Frame 1 (no input): blank canvas, image omitted
Frame 60 (the mouse pressed at the canvas centre just before this capture): blank canvas, image omitted
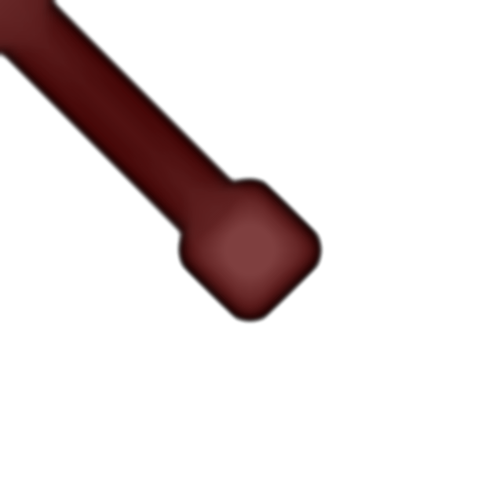
Frame 120 (the mouse held since frame 60 and released just before this capture)

The Processing sketch whose frames 1 and 60 were blank and that drew this single picture after the mouse press (run headless with seeded random() and noise(); from frame 60 on, the mouse is pressed at the canvas centre):

// Processing sketch: week3_portrait_hyeyoung
// ── week3_portrait_hyeyoung.pde
PGraphics canvas;
int canvas_width = 5100/8;
int canvas_height = 5100/8;

float ratioWidth = 1;
float ratioHeight = 1;
float ratio = 1;


void setup() {
  size (500, 500);
  background (255);
  colorMode(HSB, 100);
  frameRate(10);
  canvas = createGraphics(canvas_width, canvas_height);
  calculateResizeRatio();
}

void draw() {
  canvas.colorMode(HSB, 100);
  canvas.beginDraw();
  if (mousePressed) {
    float abstand = dist (pmouseX, pmouseY, mouseX, mouseY);
    float thickness = 50 - abstand;
    if (thickness < 20) {
      thickness = 5;
    }
    thickness/=ratio;
    canvas.strokeWeight (thickness);
    canvas.line (pmouseX /ratio, pmouseY /ratio, mouseX /ratio, mouseY /ratio);
    canvas.filter(DILATE);
    canvas.filter(BLUR);
  }


  canvas.endDraw();

  float resizedWidth = (float) canvas.width*ratio;
  float resizedHeight = (float) canvas.height*ratio;

  image(canvas, 0, 0, resizedWidth, resizedHeight);
}

void mousePressed() {
  canvas.stroke((sin(millis()))*100, 50, 50);
}


void calculateResizeRatio()
{
  ratioWidth = (float) width / (float) canvas.width;
  ratioHeight = (float) height / (float) canvas.height;

  if (ratioWidth < ratioHeight) {
    ratio = ratioWidth;
  }
  else {
    ratio = ratioHeight;
  }
}


void keyPressed()
{
  if (key == 's')
  {  
    println("Saving Image");
    canvas.save("image_" + year() + "_" + month()+ "_" + day() + "_" + hour() + "_" + minute() + "_" + second() + ".tiff");
    println("Saved Image");
  }
}
